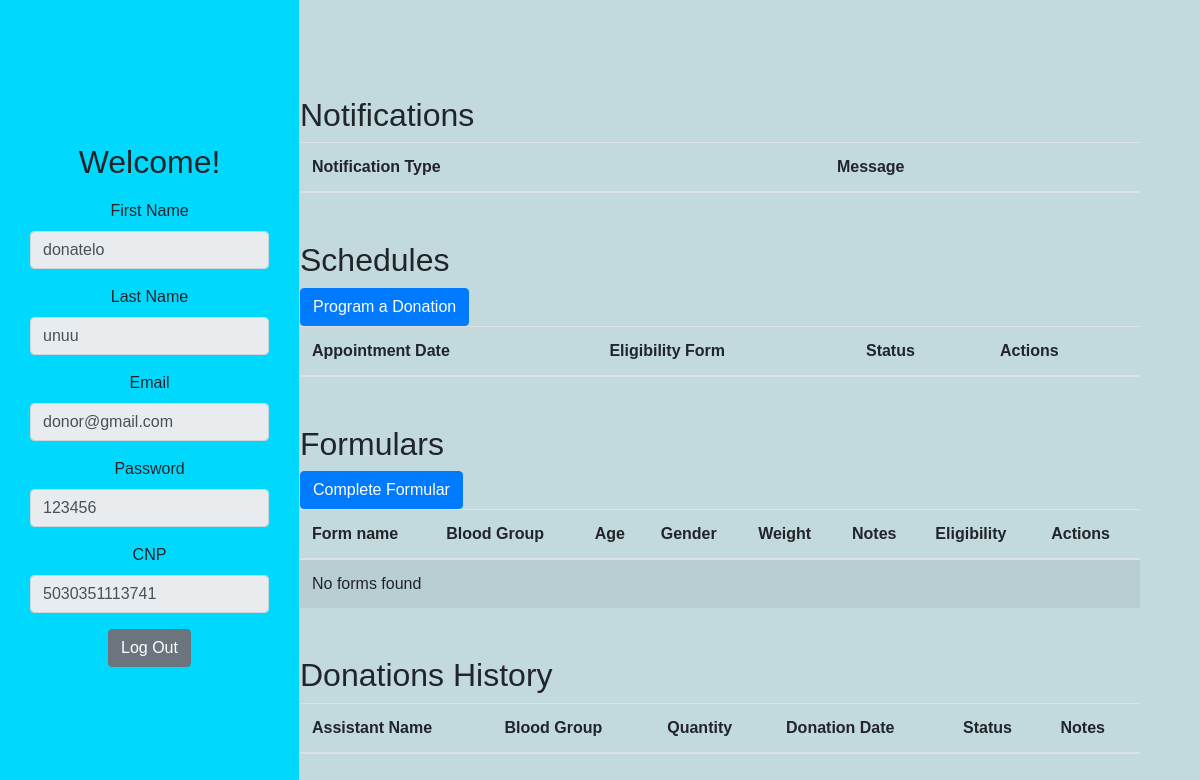
Before: /donor_dashboard (signed in) with the older database file.
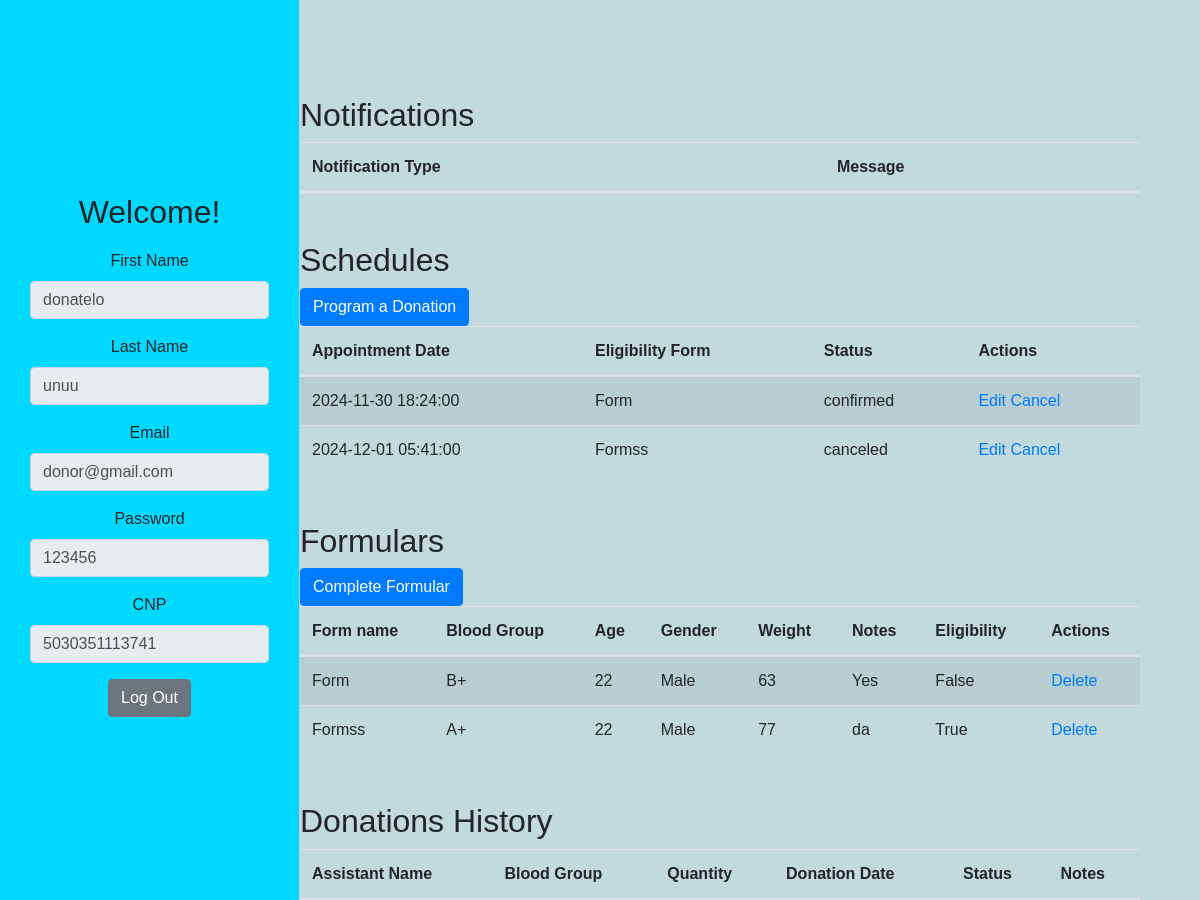
After: the same page with the newer database file.
### models/user.py (models this page shows, shortened)
class User(db.Model):
    __tablename__ = 'User'
    UserID = db.Column(db.Integer, primary_key=True, autoincrement=True)
    Role = db.Column(db.String, nullable=False)
    FirstName = db.Column(db.String, nullable=False)
    LastName = db.Column(db.String, nullable=False)
    Email = db.Column(db.String, unique=True, nullable=False)
    Password = db.Column(db.String, nullable=False)
    CNP = db.Column(db.String(13), unique=True, nullable=False)

### models/schedule.py (models this page shows)
class Schedule(db.Model):
    __tablename__ = 'Schedule'
    ScheduleID = db.Column(db.Integer, primary_key=True, autoincrement=True)
    DonorID = db.Column(db.Integer, db.ForeignKey('Donor.DonorID', ondelete='CASCADE'), nullable=False)
    FormID = db.Column(db.Integer, db.ForeignKey('EligibilityForm.FormID', ondelete='CASCADE'), nullable=False)
    AppointmentDate = db.Column(db.DateTime, nullable=False)
    Status = db.Column(db.String(10), default='pending', nullable=False)
    donor = db.relationship('Donor', backref='schedules')
    form = db.relationship('EligibilityForm', backref='schedules')
    __table_args__ = (
        db.CheckConstraint("Status IN ('pending', 'canceled','confirmed')"),
    )

### models/eligibility_form.py (models this page shows)
class EligibilityForm(db.Model):
    __tablename__ = 'EligibilityForm'
    FormID = db.Column(db.Integer, primary_key=True, autoincrement=True)
    DonorID = db.Column(db.Integer, db.ForeignKey('Donor.DonorID', ondelete='CASCADE'), nullable=False)
    FormName = db.Column(db.String(50), nullable=False)
    BloodGroup = db.Column(db.String(5), nullable=False)
    Age = db.Column(db.Integer, nullable=False)
    Gender = db.Column(db.String(10), nullable=False)
    Weight = db.Column(db.Integer, nullable=False)
    Notes = db.Column(db.Text, nullable=False)
    IsEligible = db.Column(db.Boolean, default=True)
    donor = db.relationship('Donor', backref='eligibility_forms', lazy=True)

### controllers/donor_controller.py (the view)
    @app.route('/donor_dashboard')
    def donor_dashboard():
        user_id = session.get('user_id')
        if user_id is None:
            flash('Please log in to access the dashboard.', 'error')
            return redirect(url_for('login'))
        user = User.query.get(user_id)
        if not user:
            flash('User not found.', 'error')
            return redirect(url_for('login'))
        donor = Donor.query.filter_by(UserID=user_id).first()
        if not donor:
            flash('Donor not found.', 'error')
            return redirect(url_for('login'))
        print(f"DonorID: {donor.DonorID}")
        donations = Donation.query.filter_by(DonorID=donor.DonorID).all()
        schedules = Schedule.query.filter_by(DonorID=donor.DonorID).all()
        eligibility_forms = EligibilityForm.query.filter_by(DonorID=donor.DonorID).all()
        notifications = Notification.query.filter_by(DonorID=donor.DonorID).all()
        rewards = Reward.query.filter_by(DonorID=donor.DonorID).all()
        return render_template(
            'donor/donor_dashboard.html',
            donor=donor,
            user=user,
            donations=donations,
            schedules=schedules,
            eligibility_forms=eligibility_forms,
            notifications=notifications,
            rewards=rewards
        )

### templates/donor/donor_dashboard.html (shortened to what this page needs)
{% extends "dashboard_base.html" %}
{% block sidebar_title %}
    Welcome!
{% endblock %}
{% block sidebar_content %}
    <form method="POST" id="editForm">
    <div class="form-group">
        <label for="firstName">First Name</label>
        <input type="text" class="form-control" id="firstName" name="first_name" value="{{ user.FirstName }}" readonly>
    </div>
    <div class="form-group">
        <label for="lastName">Last Name</label>
        <input type="text" class="form-control" id="lastName" name="last_name" value="{{ user.LastName }}" readonly>
    </div>
    <div class="form-group">
        <label for="email">Email</label>
        <input type="email" class="form-control" id="email" name="email" value="{{ user.Email }}" readonly>
    </div>
    <div class="form-group">
        <label for="password">Password</label>
        <input type="text" class="form-control" id="password" name="password" value="{{ user.Password }}" readonly>
    </div>
    <div class="form-group">
        <label for="cnp">CNP</label>
        <input type="text" class="form-control" id="cnp" name="cnp" value="{{ user.CNP }}" readonly>
    </div>
        <a href="/logout" class="btn btn-secondary">Log Out</a>
    </form>
{% endblock %}
{% block main_content %}
<div class="container mt-5" id="notificationTable">
    <h2>Notifications</h2>
    <table class="table table-striped">
        <thead>
            <tr>
                <th>Notification Type</th>
                <th>Message</th>
            </tr>
        </thead>
    </table>
</div>
<div class="container mt-5" id="scheduleTable">
    <h2>Schedules</h2>
    <a href="/create/schedule/{{ donor.DonorID }}" class="btn btn-primary">Program a Donation</a>
    <table class="table table-striped">
        <thead>
            <tr>
                <th>Appointment Date</th>
                <th>Eligibility Form</th>
                <th>Status</th>
                <th>Actions</th>
            </tr>
        </thead>
        <tbody>
            {% for schedule in schedules %}
            <tr>
                <td>{{ schedule.AppointmentDate }}</td>
                <td>{{ schedule.form.FormName }}</td>
                <td>{{ schedule.Status }}</td>
                <td>
                    <a href="update/schedule/{{ schedule.ScheduleID }}">Edit</a>
                    <a href="delete/schedule/{{ schedule.ScheduleID }}">Cancel</a>
                </td>
            </tr>
            {% endfor %}
        </tbody>
    </table>
</div>
<div class="container mt-5" id="formTable">
    <h2>Formulars</h2>
    <a href="/create/form/{{ donor.DonorID }}" class="btn btn-primary">Complete Formular</a>
    <table class="table table-striped">
        <thead>
            <tr>
                <th>Form name</th>
                <th>Blood Group</th>
                <th>Age</th>
                <th>Gender</th>
                <th>Weight</th>
                <th>Notes</th>
                <th>Eligibility</th>
                <th>Actions</th>
            </tr>
        </thead>
        <tbody>
            {% if eligibility_forms %}
                {% for form in eligibility_forms %}
                <tr>
                    <td>{{ form.FormName }}</td>
                    <td>{{ form.BloodGroup }}</td>
                    <td>{{ form.Age }}</td>
                    <td>{{ form.Gender }}</td>
                    <td>{{ form.Weight }}</td>
                    <td>{{ form.Notes }}</td>
                    <td>{{ form.IsEligible }}</td>
                    <td>
                        <a href="delete/form/{{ form.FormID }}">Delete</a>
                    </td>
                </tr>
                {% endfor %}
            {% else %}
                <tr>
                    <td colspan="8">No forms found</td>
                </tr>
            {% endif %}
        </tbody>
    </table>
</div>
<div class="container mt-5" id="donationTable">
    <h2>Donations History</h2>
    <table class="table table-striped">
        <thead>
            <tr>
                <th>Assistant Name</th>
                <th>Blood Group</th>
                <th>Quantity</th>
                <th>Donation Date</th>
                <th>Status</th>
                <th>Notes</th>
            </tr>
        </thead>
    </table>
</div>
{% endblock %}

### templates/dashboard_base.html (shortened to what this page needs)
<!DOCTYPE html>
<html lang="en">
<head>
    <link rel="stylesheet" href="https://stackpath.bootstrapcdn.com/bootstrap/4.5.2/css/bootstrap.min.css">
    <link rel="stylesheet" href="/static/dashboard.css">
</head>
<body>
    <div class="container-fluid mt-5">
        <div class="row">
            <div class="col-md-3" id="sidebar">
                <h2>{% block sidebar_title %}User Profile{% endblock %}</h2>
                    <div class="sidebar-content">
                    {% block sidebar_content %}{% endblock %}
                    </div>
             </div>
            <div class="col-md-9">
                {% block main_content %}{% endblock %}
            </div>
        </div>
    </div>
</body>
</html>

### static/dashboard.css (style rules this page uses)
body { font-family: Arial, sans-serif; background-color: #c2d9dd }
h2 { margin-top: 20px; }
.table { margin-bottom: 0; }
.container-fluid { max-width: 1200px; margin: 0 auto; }
#sidebar { position: fixed; top: 0; left: 0; height: 100%; width: 300px; padding: 20px; background-color: #00d9fd; border-right: 1px solid #ccc; z-index: 100; display: flex; flex-direction: column; justify-content: center; align-items: center; }
.sidebar-content { width: 100%; padding: 10px; text-align: center; }
.container { margin-left: 270px; }

Changed rows visible on the page:
added Schedule: AppointmentDate "2024-11-30 18:24:00", form.FormName "Form", Status "confirmed"
added Schedule: AppointmentDate "2024-12-01 05:41:00", form.FormName "Formss", Status "canceled"
added EligibilityForm: FormName "Form", BloodGroup "B+", Age "22", Gender "Male", Weight "63", Notes "Yes", IsEligible "False"
added EligibilityForm: FormName "Formss", BloodGroup "A+", Age "22", Gender "Male", Weight "77", Notes "da", IsEligible "True"
Other visible differences:
text no longer shown: "No forms found"
